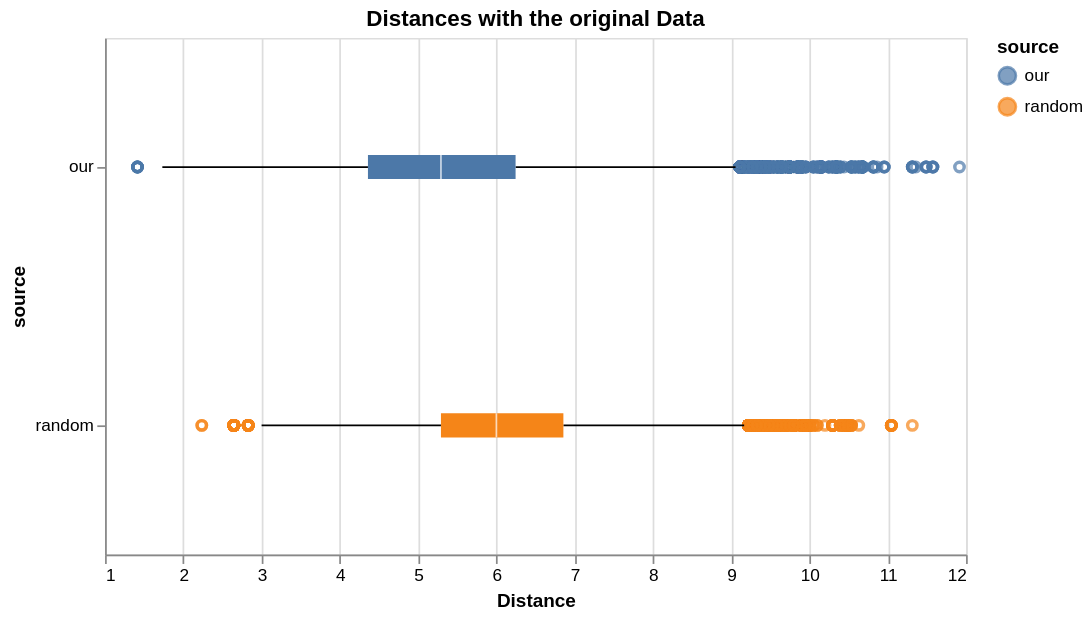

The notebook cell saved with this chart:
### Code cell
alt.Chart(boxplot_df ).mark_boxplot().encode(
    alt.X("Distance:Q").scale(zero=False),
    alt.Y("source:N"),
    alt.Color("source:N")
).properties(
    height=300,
    width=500,
    title= 'Distances with the original Data'
)
#change distance function: modified version

### Figure 1 — Vega-Lite specification as saved in the notebook (floating-point values rounded to 4 significant figures; data arrays with more than 128 entries replaced by an {"elided": "..."} marker saying what was removed)
{"config": {"view": {"continuousWidth": 300, "continuousHeight": 300}}, "data": {"name": "data-6e0d8d6eb5a8b3dd70e1a3b295a05f91"}, "mark": {"type": "boxplot"}, "encoding": {"color": {"field": "source", "type": "nominal"}, "x": {"field": "Distance", "scale": {"zero": false}, "type": "quantitative"}, "y": {"field": "source", "type": "nominal"}}, "height": 300, "title": "Distances with the original Data", "width": 500, "$schema": "https://vega.github.io/schema/vega-lite/v5.17.0.json", "datasets": {"data-6e0d8d6eb5a8b3dd70e1a3b295a05f91": {"elided": "79800 records"}}}
